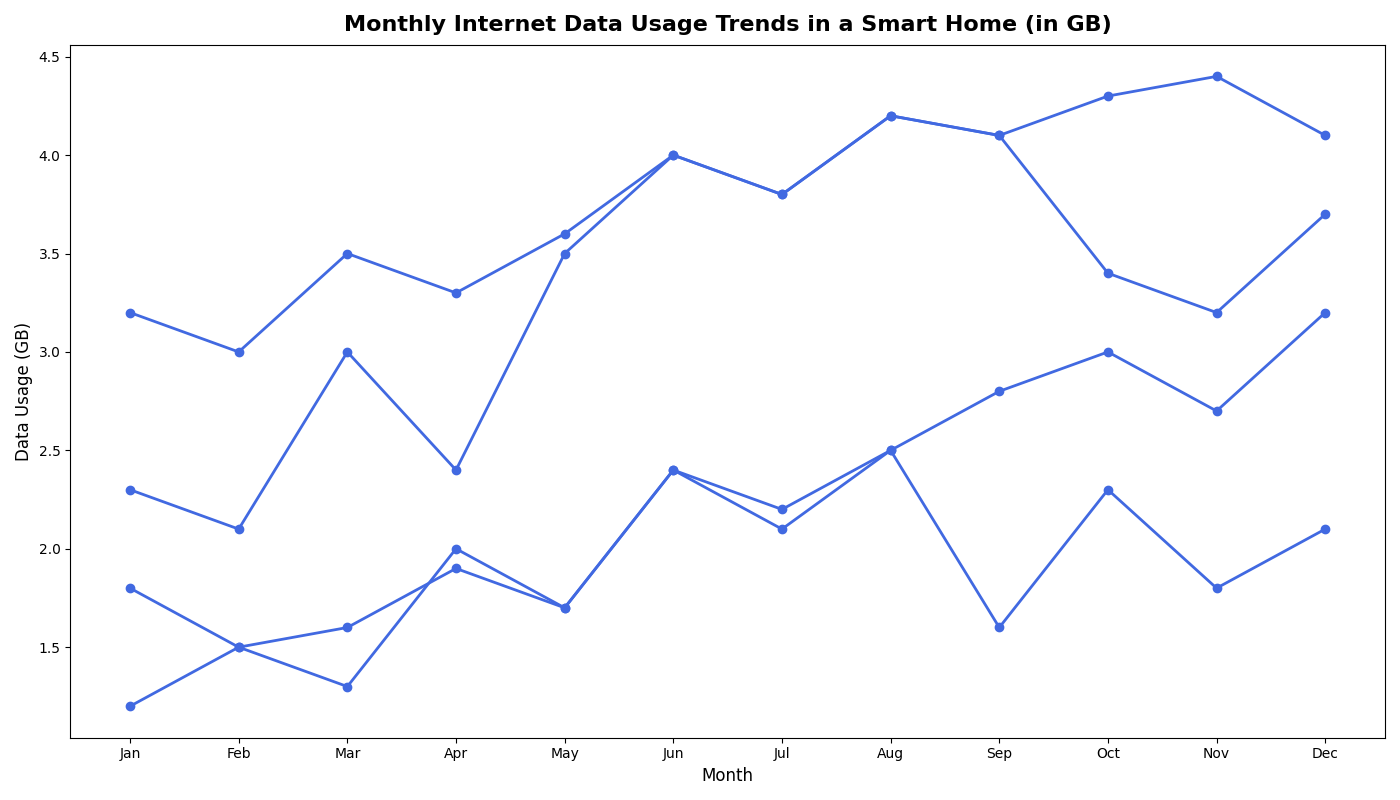

This chart was generated by the following Python code:
import numpy as np
import matplotlib.pyplot as plt

months = ['Jan', 'Feb', 'Mar', 'Apr', 'May', 'Jun', 'Jul', 'Aug', 'Sep', 'Oct', 'Nov', 'Dec']

smart_thermostat = [2.3, 2.1, 3.0, 2.4, 3.5, 4.0, 3.8, 4.2, 4.1, 3.4, 3.2, 3.7]
smart_lighting = [1.2, 1.5, 1.3, 2.0, 1.7, 2.4, 2.2, 2.5, 1.6, 2.3, 1.8, 2.1]
smart_refrigerator = [1.8, 1.5, 1.6, 1.9, 1.7, 2.4, 2.1, 2.5, 2.8, 3.0, 2.7, 3.2]
smart_security = [3.2, 3.0, 3.5, 3.3, 3.6, 4.0, 3.8, 4.2, 4.1, 4.3, 4.4, 4.1]

data_usage = np.array([
    smart_thermostat,
    smart_lighting,
    smart_refrigerator,
    smart_security
])

fig, ax = plt.subplots(figsize=(14, 8))

for idx in range(data_usage.shape[0]):
    ax.plot(months, data_usage[idx], marker='o', linestyle='-', linewidth=2, color='royalblue')

ax.set_title('Monthly Internet Data Usage Trends in a Smart Home (in GB)', fontsize=16, fontweight='bold', pad=10)
ax.set_xlabel('Month', fontsize=12)
ax.set_ylabel('Data Usage (GB)', fontsize=12)

plt.tight_layout()
plt.show()
